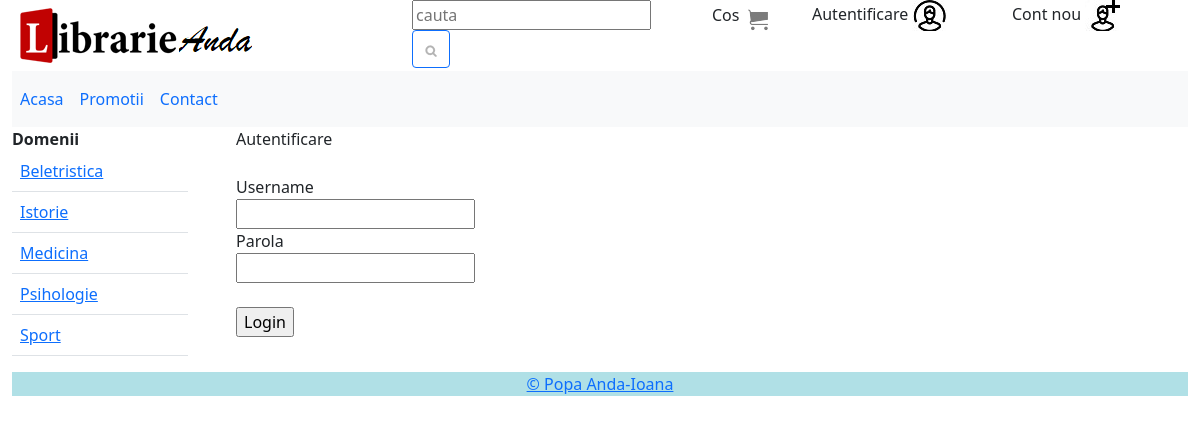
The app's page /autentificare.php with its own data.
### tables this page shows
CREATE TABLE IF NOT EXISTS `domenii` (
  `id_domeniu` int NOT NULL AUTO_INCREMENT,
  `nume_domeniu` varchar(50) NOT NULL,
  PRIMARY KEY (`id_domeniu`)
);

### meniu.php (the view, shortened to what this page needs)
<div class="row">
<div class="col-md-2">
<b>Domenii</b><br>
<div class="table-responsive">
<table class="table table-hover">
<?php
$sql = "SELECT * FROM domenii ORDER BY nume_domeniu ASC";
$resursa = $db->query($sql);
while($row = $resursa->fetch_object())
{
	print '<tr>';
	print '<td>';
	print '<a href = "domenii.php?id_domeniu='.$row->id_domeniu.'">'.$row->nume_domeniu.'</a>';
	print '</tr>';
}
?>
</table>
</div>
</div>

### records on screen
domenii: nume_domeniu "Beletristica"
domenii: nume_domeniu "Istorie"
domenii: nume_domeniu "Medicina"
domenii: nume_domeniu "Psihologie"
domenii: nume_domeniu "Sport"
